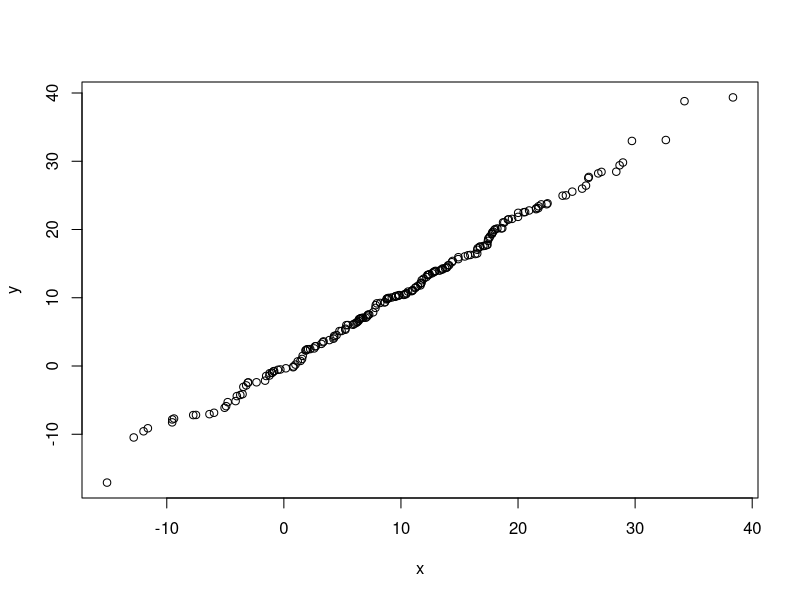
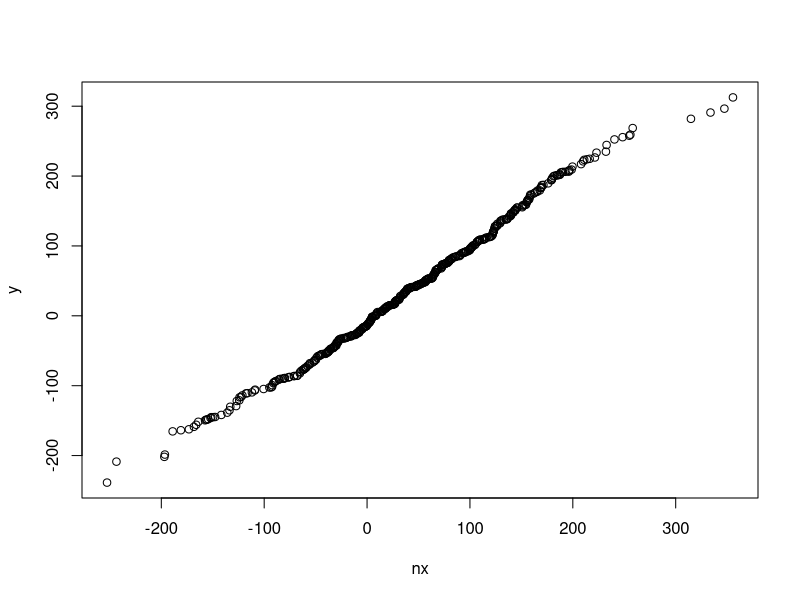

Write R code to recreate these figures, in order.
## ---- chunk 1
knitr::opts_chunk$set(echo = TRUE)
## ---- chunk 2
library(tidyverse)

x <- sort(rnorm(200, mean = 10, sd = 10))
y <- sort(rnorm(200, mean = 10, sd = 10))

plot(x,y)

## ---- chunk 3

# function for Q-Q plot, input => numeric vector x.
make_qqplot <- function(x) {
  nx <- sort(x)
  y <- sort(rnorm(length(nx), mean(nx), sd(nx)))
  
  plot(nx,y)
}

# testing function
rv <- rnorm(500, 45, 100)
make_qqplot(rv)

